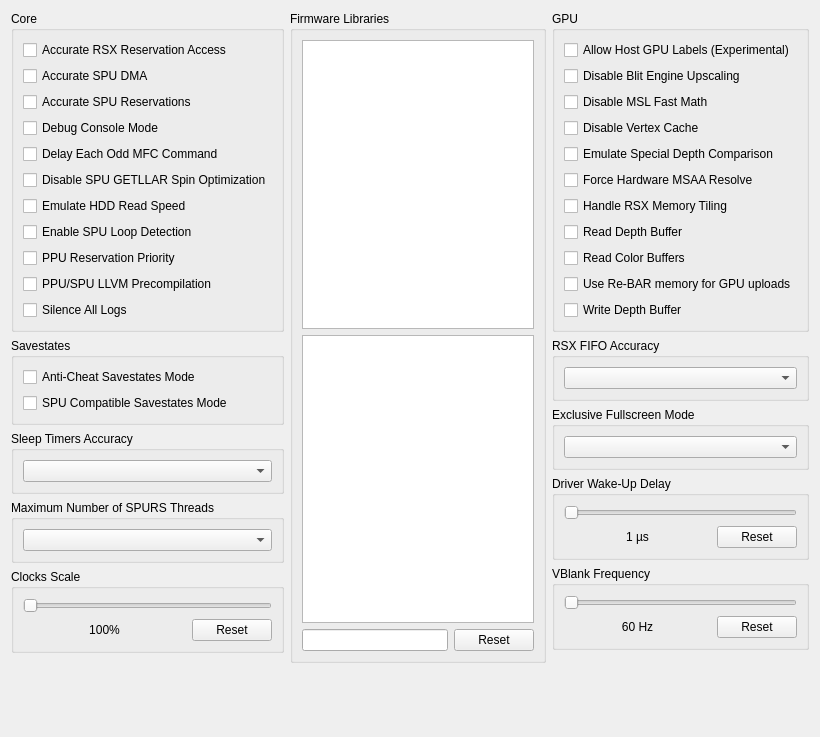
         <widget class="QWidget" name="advancedTabScrollContents">
          <property name="geometry">
           <rect>
            <x>0</x>
            <y>0</y>
            <width>820</width>
            <height>737</height>
           </rect>
          </property>
          <layout class="QVBoxLayout" name="advancedTabScrollContentsLayout">
           <item>
            <layout class="QHBoxLayout" name="advancedTabLayout" stretch="1,1,1">
             <item>
              <layout class="QVBoxLayout" name="advancedTabLayoutLeft">
               <item>
                <widget class="QGroupBox" name="gb_advanced_core">
                 <property name="sizePolicy">
                  <sizepolicy hsizetype="Preferred" vsizetype="Minimum">
                   <horstretch>0</horstretch>
                   <verstretch>0</verstretch>
                  </sizepolicy>
                 </property>
                 <property name="title">
                  <string>Core</string>
                 </property>
                 <layout class="QVBoxLayout" name="gb_advanced_core_layout">
                  <item>
                   <widget class="QCheckBox" name="accurateRSXAccess">
                    <property name="text">
                     <string>Accurate RSX Reservation Access</string>
                    </property>
                   </widget>
                  </item>
                  <item>
                   <widget class="QCheckBox" name="accurateSpuDMA">
                    <property name="text">
                     <string>Accurate SPU DMA</string>
                    </property>
                   </widget>
                  </item>
                  <item>
                   <widget class="QCheckBox" name="accurateSpuReservations">
                    <property name="text">
                     <string>Accurate SPU Reservations</string>
                    </property>
                   </widget>
                  </item>
                  <item>
                   <widget class="QCheckBox" name="debugConsoleMode">
                    <property name="text">
                     <string>Debug Console Mode</string>
                    </property>
                   </widget>
                  </item>
                  <item>
                   <widget class="QCheckBox" name="mfcDelayCommand">
                    <property name="text">
                     <string>Delay Each Odd MFC Command</string>
                    </property>
                   </widget>
                  </item>
                  <item>
                   <widget class="QCheckBox" name="disableSpinOptimization">
                    <property name="text">
                     <string>Disable SPU GETLLAR Spin Optimization</string>
                    </property>
                   </widget>
                  </item>
                  <item>
                   <widget class="QCheckBox" name="emulateHddSpeed">
                    <property name="text">
                     <string>Emulate HDD Read Speed</string>
                    </property>
                   </widget>
                  </item>
                  <item>
                   <widget class="QCheckBox" name="spuLoopDetection">
                    <property name="text">
                     <string>Enable SPU Loop Detection</string>
                    </property>
                   </widget>
                  </item>
                  <item>
                   <widget class="QCheckBox" name="ppuReservationPrority">
                    <property name="text">
                     <string>PPU Reservation Priority</string>
                    </property>
                   </widget>
                  </item>
                  <item>
                   <widget class="QCheckBox" name="llvmPrecompilation">
                    <property name="text">
                     <string>PPU/SPU LLVM Precompilation</string>
                    </property>
                   </widget>
                  </item>
                  <item>
                   <widget class="QCheckBox" name="silenceAllLogs">
                    <property name="text">
                     <string>Silence All Logs</string>
                    </property>
                   </widget>
                  </item>
                 </layout>
                </widget>
               </item>
              <item>
                <widget class="QGroupBox" name="gb_advanced_savestates">
                 <property name="sizePolicy">
                  <sizepolicy hsizetype="Preferred" vsizetype="Minimum">
                   <horstretch>0</horstretch>
                   <verstretch>0</verstretch>
                  </sizepolicy>
                 </property>
                 <property name="title">
                  <string>Savestates</string>
                 </property>
                 <layout class="QVBoxLayout" name="gb_advanced_savestates_layout">
                  <item>
                   <widget class="QCheckBox" name="antiCheatSavestates">
                    <property name="text">
                     <string>Anti-Cheat Savestates Mode</string>
                    </property>
                   </widget>
                  </item>
                  <item>
                   <widget class="QCheckBox" name="compatibleSavestates">
                    <property name="text">
                     <string>SPU Compatible Savestates Mode</string>
                    </property>
                   </widget>
                  </item>
                 </layout>
                </widget>
               </item>
               <item>
                <widget class="QGroupBox" name="gb_sleep_timers_accuracy">
                 <property name="sizePolicy">
                  <sizepolicy hsizetype="Preferred" vsizetype="Minimum">
                   <horstretch>0</horstretch>
                   <verstretch>0</verstretch>
                  </sizepolicy>
                 </property>
                 <property name="title">
                  <string>Sleep Timers Accuracy</string>
                 </property>
                 <layout class="QVBoxLayout" name="gb_sleep_timers_accuracy_layout">
                  <item>
                   <widget class="QComboBox" name="sleepTimersAccuracy"/>
                  </item>
                 </layout>
                </widget>
               </item>
               <item>
                <widget class="QGroupBox" name="gb_max_spurs_threads">
                 <property name="sizePolicy">
                  <sizepolicy hsizetype="Preferred" vsizetype="Minimum">
                   <horstretch>0</horstretch>
                   <verstretch>0</verstretch>
                  </sizepolicy>
                 </property>
                 <property name="title">
                  <string>Maximum Number of SPURS Threads</string>
                 </property>
                 <layout class="QVBoxLayout" name="gb_max_spurs_threads_layout">
                  <item>
                   <widget class="QComboBox" name="maxSPURSThreads"/>
                  </item>
                 </layout>
                </widget>
               </item>
               <item>
                <widget class="QGroupBox" name="gb_clockScale">
                 <property name="sizePolicy">
                  <sizepolicy hsizetype="Preferred" vsizetype="Minimum">
                   <horstretch>0</horstretch>
                   <verstretch>0</verstretch>
                  </sizepolicy>
                 </property>
                 <property name="title">
                  <string>Clocks Scale</string>
                 </property>
                 <layout class="QVBoxLayout" name="gb_clockScale_layout">
                  <item>
                   <widget class="QSlider" name="clockScale">
                    <property name="orientation">
                     <enum>Qt::Orientation::Horizontal</enum>
                    </property>
                   </widget>
                  </item>
                  <item>
                   <layout class="QHBoxLayout" name="clockScaleLayout" stretch="1,0">
                    <item>
                     <widget class="QLabel" name="clockScaleText">
                      <property name="text">
                       <string>100%</string>
                      </property>
                      <property name="alignment">
                       <set>Qt::AlignmentFlag::AlignCenter</set>
                      </property>
                     </widget>
                    </item>
                    <item>
                     <widget class="QPushButton" name="clockScaleReset">
                      <property name="text">
                       <string>Reset</string>
                      </property>
                     </widget>
                    </item>
                   </layout>
                  </item>
                 </layout>
                </widget>
               </item>
               <item>
                <spacer name="advancedTabSpacerLeft">
                 <property name="orientation">
                  <enum>Qt::Orientation::Vertical</enum>
                 </property>
                 <property name="sizeType">
                  <enum>QSizePolicy::Policy::MinimumExpanding</enum>
                 </property>
                 <property name="sizeHint" stdset="0">
                  <size>
                   <width>0</width>
                   <height>0</height>
                  </size>
                 </property>
                </spacer>
               </item>
              </layout>
             </item>
             <item>
              <layout class="QVBoxLayout" name="advancedTabLayoutMiddle">
               <item>
                <widget class="QGroupBox" name="gb_libs">
                 <property name="title">
                  <string>Firmware Libraries</string>
                 </property>
                 <layout class="QVBoxLayout" name="gb_libs_layout">
                  <item>
                   <widget class="QListWidget" name="hleList">
                    <property name="sizePolicy">
                     <sizepolicy hsizetype="Preferred" vsizetype="Preferred">
                      <horstretch>0</horstretch>
                      <verstretch>0</verstretch>
                     </sizepolicy>
                    </property>
                    <property name="selectionMode">
                     <enum>QAbstractItemView::SelectionMode::ExtendedSelection</enum>
                    </property>
                   </widget>
                  </item>
                  <item>
                   <widget class="QListWidget" name="lleList">
                    <property name="sizePolicy">
                     <sizepolicy hsizetype="Preferred" vsizetype="Preferred">
                      <horstretch>0</horstretch>
                      <verstretch>0</verstretch>
                     </sizepolicy>
                    </property>
                    <property name="selectionMode">
                     <enum>QAbstractItemView::SelectionMode::ExtendedSelection</enum>
                    </property>
                   </widget>
                  </item>
                  <item>
                   <layout class="QHBoxLayout" name="gb_lleLibs_layout" stretch="1,0">
                    <property name="spacing">
                     <number>6</number>
                    </property>
                    <property name="sizeConstraint">
                     <enum>QLayout::SizeConstraint::SetNoConstraint</enum>
                    </property>
                    <item>
                     <widget class="QLineEdit" name="searchBox"/>
                    </item>
                    <item>
                     <widget class="QPushButton" name="resetLleList">
                      <property name="text">
                       <string>Reset</string>
                      </property>
                     </widget>
                    </item>
                   </layout>
                  </item>
                 </layout>
                </widget>
               </item>
              </layout>
             </item>
             <item>
              <layout class="QVBoxLayout" name="advancedTabLayoutRight">
               <item>
                <widget class="QGroupBox" name="gb_advanced_gpu">
                 <property name="sizePolicy">
                  <sizepolicy hsizetype="Preferred" vsizetype="Minimum">
                   <horstretch>0</horstretch>
                   <verstretch>0</verstretch>
                  </sizepolicy>
                 </property>
                 <property name="title">
                  <string>GPU</string>
                 </property>
                 <layout class="QVBoxLayout" name="gb_advanced_gpu_layout">
                  <item>
                   <widget class="QCheckBox" name="allowHostGPULabels">
                    <property name="text">
                     <string>Allow Host GPU Labels (Experimental)</string>
                    </property>
                   </widget>
                  </item>
                  <item>
                   <widget class="QCheckBox" name="blitEngineScaling">
                    <property name="text">
                     <string>Disable Blit Engine Upscaling</string>
                    </property>
                   </widget>
                  </item>
                  <item>
                   <widget class="QCheckBox" name="disableMslFastMath">
                    <property name="text">
                     <string>Disable MSL Fast Math</string>
                    </property>
                   </widget>
                  </item>
                  <item>
                   <widget class="QCheckBox" name="disableVertexCache">
                    <property name="text">
                     <string>Disable Vertex Cache</string>
                    </property>
                   </widget>
                  </item>
                  <item>
                   <widget class="QCheckBox" name="emulateDepthCompare">
                    <property name="text">
                     <string>Emulate Special Depth Comparison</string>
                    </property>
                   </widget>
                  </item>
                  <item>
                   <widget class="QCheckBox" name="forceHwMSAAResolve">
                    <property name="text">
                     <string>Force Hardware MSAA Resolve</string>
                    </property>
                   </widget>
                  </item>
                  <item>
                   <widget class="QCheckBox" name="handleTiledMemory">
                    <property name="text">
                     <string>Handle RSX Memory Tiling</string>
                    </property>
                   </widget>
                  </item>
                  <item>
                   <widget class="QCheckBox" name="readDepth">
                    <property name="text">
                     <string>Read Depth Buffer</string>
                    </property>
                   </widget>
                  </item>
                  <item>
                   <widget class="QCheckBox" name="readColor">
                    <property name="text">
                     <string>Read Color Buffers</string>
                    </property>
                   </widget>
                  </item>
                  <item>
                   <widget class="QCheckBox" name="useReBAR">
                    <property name="text">
                     <string>Use Re-BAR memory for GPU uploads</string>
                    </property>
                   </widget>
                  </item>
                  <item>
                   <widget class="QCheckBox" name="dumpDepth">
                    <property name="text">
                     <string>Write Depth Buffer</string>
                    </property>
                   </widget>
                  </item>
                 </layout>
                </widget>
               </item>
               <item>
                <widget class="QGroupBox" name="gb_rsx_fifo_accuracy">
                 <property name="sizePolicy">
                  <sizepolicy hsizetype="Preferred" vsizetype="Minimum">
                   <horstretch>0</horstretch>
                   <verstretch>0</verstretch>
                  </sizepolicy>
                 </property>
                 <property name="title">
                  <string>RSX FIFO Accuracy</string>
                 </property>
                 <layout class="QVBoxLayout" name="gb_rsx_fifo_accuracy_layout">
                  <item>
                   <widget class="QComboBox" name="FIFOAccuracy"/>
                  </item>
                 </layout>
                </widget>
               </item>
               <item>
                <widget class="QGroupBox" name="gb_exclusiveFullscreen">
                 <property name="sizePolicy">
                  <sizepolicy hsizetype="Preferred" vsizetype="Minimum">
                   <horstretch>0</horstretch>
                   <verstretch>0</verstretch>
                  </sizepolicy>
                 </property>
                 <property name="title">
                  <string>Exclusive Fullscreen Mode</string>
                 </property>
                 <layout class="QVBoxLayout" name="gb_exclusiveFullscreen_layout">
                  <item>
                   <widget class="QComboBox" name="exclusiveFullscreenMode"/>
                  </item>
                 </layout>
                </widget>
               </item>
               <item>
                <widget class="QGroupBox" name="gb_wakeupDelay">
                 <property name="sizePolicy">
                  <sizepolicy hsizetype="Preferred" vsizetype="Minimum">
                   <horstretch>0</horstretch>
                   <verstretch>0</verstretch>
                  </sizepolicy>
                 </property>
                 <property name="title">
                  <string>Driver Wake-Up Delay</string>
                 </property>
                 <layout class="QVBoxLayout" name="gb_wakeupDelay_layout">
                  <item>
                   <widget class="QSlider" name="wakeupDelay">
                    <property name="orientation">
                     <enum>Qt::Orientation::Horizontal</enum>
                    </property>
                   </widget>
                  </item>
                  <item>
                   <layout class="QHBoxLayout" name="wakeupDelayLayout" stretch="1,0">
                    <item>
                     <widget class="QLabel" name="wakeupText">
                      <property name="text">
                       <string>1 µs</string>
                      </property>
                      <property name="alignment">
                       <set>Qt::AlignmentFlag::AlignCenter</set>
                      </property>
                     </widget>
                    </item>
                    <item>
                     <widget class="QPushButton" name="wakeupReset">
                      <property name="text">
                       <string>Reset</string>
                      </property>
                     </widget>
                    </item>
                   </layout>
                  </item>
                 </layout>
                </widget>
               </item>
               <item>
                <widget class="QGroupBox" name="gb_vblank">
                 <property name="sizePolicy">
                  <sizepolicy hsizetype="Preferred" vsizetype="Minimum">
                   <horstretch>0</horstretch>
                   <verstretch>0</verstretch>
                  </sizepolicy>
                 </property>
                 <property name="title">
                  <string>VBlank Frequency</string>
                 </property>
                 <layout class="QVBoxLayout" name="gb_vblank_layout">
                  <item>
                   <widget class="QSlider" name="vblank">
                    <property name="orientation">
                     <enum>Qt::Orientation::Horizontal</enum>
                    </property>
                   </widget>
                  </item>
                  <item>
                   <layout class="QHBoxLayout" name="vBlankLayout" stretch="1,0">
                    <item>
                     <widget class="QLabel" name="vblankText">
                      <property name="text">
                       <string>60 Hz</string>
                      </property>
                      <property name="alignment">
                       <set>Qt::AlignmentFlag::AlignCenter</set>
                      </property>
                     </widget>
                    </item>
                    <item>
                     <widget class="QPushButton" name="vblankReset">
                      <property name="text">
                       <string>Reset</string>
                      </property>
                     </widget>
                    </item>
                   </layout>
                  </item>
                 </layout>
                </widget>
               </item>
               <item>
                <spacer name="advancedTabSpacerRight">
                 <property name="orientation">
                  <enum>Qt::Orientation::Vertical</enum>
                 </property>
                 <property name="sizeType">
                  <enum>QSizePolicy::Policy::MinimumExpanding</enum>
                 </property>
                 <property name="sizeHint" stdset="0">
                  <size>
                   <width>13</width>
                   <height>13</height>
                  </size>
                 </property>
                </spacer>
               </item>
              </layout>
             </item>
            </layout>
           </item>
           <item>
            <spacer name="advancedTabSpacer">
             <property name="orientation">
              <enum>Qt::Orientation::Vertical</enum>
             </property>
             <property name="sizeHint" stdset="0">
              <size>
               <width>0</width>
               <height>0</height>
              </size>
             </property>
            </spacer>
           </item>
          </layout>
         </widget>
